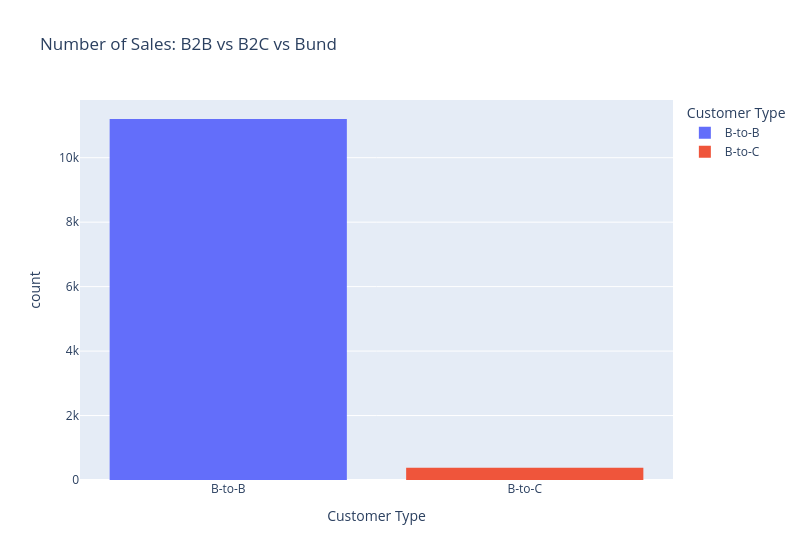

Notebook code cell kept with this figure:
### Code cell
df_plot = df.copy()
df_plot.columns = [
    "Customer Type" if column == "customer_type" else column
    for column in df_plot.columns
]

fig = px.histogram(
    df_plot,
    x="Customer Type",
    color="Customer Type",
    title="Number of Sales: B2B vs B2C vs Bund",
    width=800,
)
fig.show()

### Figure 1 — Plotly figure (JSON) as saved in the notebook; plotly's stock layout.template omitted (floating-point values rounded to 4 significant figures; data arrays with more than 128 entries replaced by an {"elided": "..."} marker saying what was removed)
{"data": [{"bingroup": "x", "hovertemplate": "Customer Type=%{x}<br>count=%{y}<extra></extra>", "legendgroup": "B-to-B", "marker": {"color": "#636efa", "pattern": {"shape": ""}}, "name": "B-to-B", "orientation": "v", "showlegend": true, "type": "histogram", "x": {"elided": "11201 str values"}, "xaxis": "x", "yaxis": "y"}, {"bingroup": "x", "hovertemplate": "Customer Type=%{x}<br>count=%{y}<extra></extra>", "legendgroup": "B-to-C", "marker": {"color": "#EF553B", "pattern": {"shape": ""}}, "name": "B-to-C", "orientation": "v", "showlegend": true, "type": "histogram", "x": {"elided": "380 str values"}, "xaxis": "x", "yaxis": "y"}], "layout": {"barmode": "relative", "legend": {"title": {"text": "Customer Type"}, "tracegroupgap": 0}, "title": {"text": "Number of Sales: B2B vs B2C vs Bund"}, "width": 800, "xaxis": {"anchor": "y", "categoryarray": ["B-to-B", "B-to-C"], "categoryorder": "array", "domain": [0, 1], "title": {"text": "Customer Type"}}, "yaxis": {"anchor": "x", "domain": [0, 1], "title": {"text": "count"}}}}
